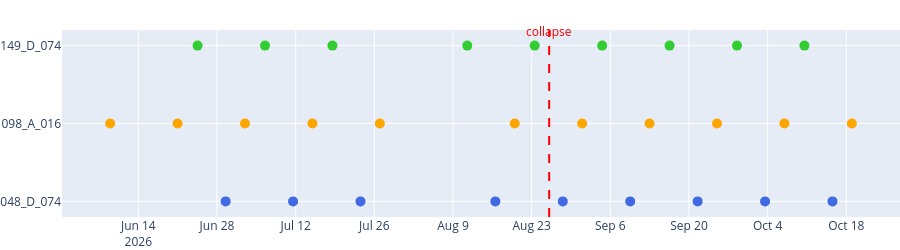

The cell this chart's notebook holds for it:
### Markdown cell above
#### 3.1 Temporal analysis

The collapse happened at about **08:37 local time on 26 August** (02:52 UTC). One analysis suggests it may have started the afternoon before, with the river dammed for 18 to 19 hours, so passes on 25 August are worth a look too ([ICIMOD](https://www.icimod.org/kyirong-rasuwa-flood-2026-nepal-china-border/))

### Code cell
EVENT = pd.Timestamp("2026-08-26 02:52", tz="UTC")   # 08:37 Nepal time

# every pass per stack against the event date
fig = go.Figure()
for color, (stack_id, group) in zip(colors, passes.groupby("stack_id")):
    fig.add_trace(go.Scatter(x=group.start, y=[stack_id] * len(group), mode="markers", marker=dict(color=color, size=10),
                             name=stack_id, text=group["mode"] + " " + group.pols, hovertemplate="%{x}<br>%{text}"))
fig.add_vline(x=EVENT, line=dict(color="red", dash="dash"))
fig.add_annotation(x=EVENT, y=1.05, yref="paper", text="collapse", showarrow=False, font=dict(color="red"))
fig.update_layout(height=250, margin=dict(l=0, r=0, t=30, b=0), showlegend=False)
fig.show()

### Figure 1 — Plotly figure (JSON) as saved in the notebook; plotly's stock layout.template omitted (floating-point values rounded to 4 significant figures)
{"data": [{"hovertemplate": "%{x}<br>%{text}", "marker": {"color": "royalblue", "size": 10}, "mode": "markers", "name": "048_D_074", "text": ["4005 DHDH", "2005 QPDH", "4005 DHDH", "4005 DHDH", "2005 QPDH", "4005 DHDH", "2005 QPDH", "4005 DHDH", "2005 QPDH"], "type": "scatter", "x": ["2026-06-29T12:58:14.000000", "2026-07-11T12:58:14.000000", "2026-07-23T12:58:13.000000", "2026-08-16T12:58:12.000000", "2026-08-28T12:58:12.000000", "2026-09-09T12:58:11.000000", "2026-09-21T12:58:11.000000", "2026-10-03T12:58:12.000000", "2026-10-15T12:58:12.000000"], "y": ["048_D_074", "048_D_074", "048_D_074", "048_D_074", "048_D_074", "048_D_074", "048_D_074", "048_D_074", "048_D_074"]}, {"hovertemplate": "%{x}<br>%{text}", "marker": {"color": "orange", "size": 10}, "mode": "markers", "name": "098_A_016", "text": ["4005 DHDH", "4005 DHDH", "4005 DHDH", "4005 DHDH", "4005 DHDH", "4005 DHDH", "4005 DHDH", "4005 DHDH", "4005 DHDH", "4005 DHDH", "4005 DHDH"], "type": "scatter", "x": ["2026-06-08T23:39:22.000000", "2026-06-20T23:39:21.000000", "2026-07-02T23:39:20.000000", "2026-07-14T23:39:20.000000", "2026-07-26T23:39:19.000000", "2026-08-19T23:39:18.000000", "2026-08-31T23:39:18.000000", "2026-09-12T23:39:18.000000", "2026-09-24T23:39:18.000000", "2026-10-06T23:39:18.000000", "2026-10-18T23:39:18.000000"], "y": ["098_A_016", "098_A_016", "098_A_016", "098_A_016", "098_A_016", "098_A_016", "098_A_016", "098_A_016", "098_A_016", "098_A_016", "098_A_016"]}, {"hovertemplate": "%{x}<br>%{text}", "marker": {"color": "limegreen", "size": 10}, "mode": "markers", "name": "149_D_074", "text": ["4005 DHDH", "2005 QPDH", "4005 DHDH", "4005 DHDH", "2005 QPDH", "4005 DHDH", "2005 QPDH", "4005 DHDH", "2005 QPDH"], "type": "scatter", "x": ["2026-06-24T13:06:34.000000", "2026-07-06T13:06:34.000000", "2026-07-18T13:06:33.000000", "2026-08-11T13:06:32.000000", "2026-08-23T13:06:31.000000", "2026-09-04T13:06:31.000000", "2026-09-16T13:06:31.000000", "2026-09-28T13:06:31.000000", "2026-10-10T13:06:31.000000"], "y": ["149_D_074", "149_D_074", "149_D_074", "149_D_074", "149_D_074", "149_D_074", "149_D_074", "149_D_074", "149_D_074"]}], "layout": {"annotations": [{"font": {"color": "red"}, "showarrow": false, "text": "collapse", "x": "2026-08-26T02:52:00+00:00", "y": 1.05, "yref": "paper"}], "height": 250, "margin": {"b": 0, "l": 0, "r": 0, "t": 30}, "shapes": [{"line": {"color": "red", "dash": "dash"}, "type": "line", "x0": "2026-08-26T02:52:00+00:00", "x1": "2026-08-26T02:52:00+00:00", "xref": "x", "y0": 0, "y1": 1, "yref": "y domain"}], "showlegend": false}}
